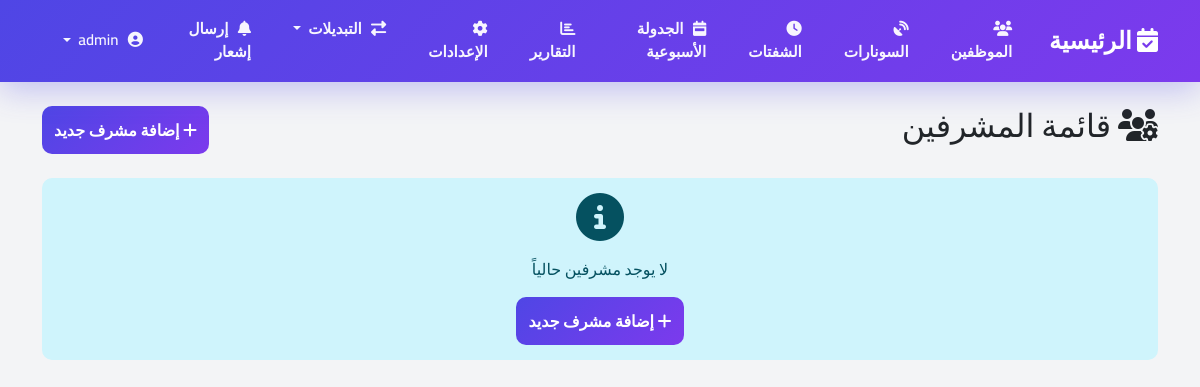
/accounts/supervisors/ (signed in), run on an earlier commit of the app's database.
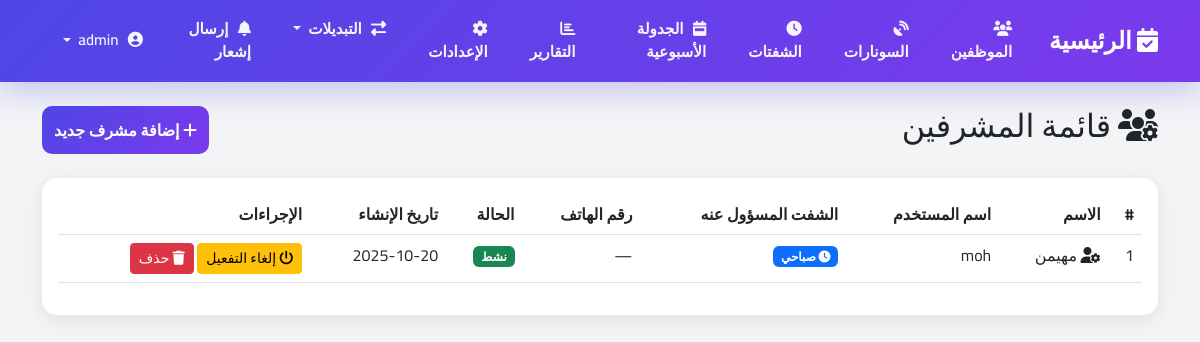
And on a later commit of the database.
### shifts/models.py (models this page shows, shortened)
class Supervisor(models.Model):
    user = models.OneToOneField(User, on_delete=models.CASCADE, related_name='supervisor_profile')
    name = models.CharField(max_length=100, verbose_name='اسم المشرف')
    phone = models.CharField(max_length=20, blank=True, null=True, verbose_name='رقم الهاتف')
    assigned_shift = models.ForeignKey('Shift', on_delete=models.SET_NULL, null=True, blank=True,
                                       related_name='supervisors', verbose_name='الشفت المسؤول عنه')
    is_active = models.BooleanField(default=True, verbose_name='نشط')
    created_at = models.DateTimeField(auto_now_add=True, verbose_name='تاريخ الإنشاء')
    created_by = models.ForeignKey(User, on_delete=models.SET_NULL, null=True, blank=True,
                                   related_name='created_supervisors', verbose_name='أنشئ بواسطة')
    class Meta:
        verbose_name = 'مشرف'
        verbose_name_plural = 'المشرفين'

class Shift(models.Model):
    SHIFT_CHOICES = [
        ('morning', 'صباحي'),
        ('evening', 'مسائي'),
        ('night', 'ليلي'),
    ]
    name = models.CharField(max_length=20, choices=SHIFT_CHOICES, unique=True)
    start_hour = models.IntegerField()
    end_hour = models.IntegerField()
    def __str__(self):
        return dict(self.SHIFT_CHOICES).get(self.name, self.name)

### shifts/views.py (the view)
# urls.py: path('accounts/supervisors/', views.supervisor_accounts_list, name='supervisor_accounts_list'),
@manager_required
def supervisor_accounts_list(request):
    if request.user.is_superuser:
        supervisors = Supervisor.objects.all().select_related('user').order_by('-created_at')
    else:
        supervisors = Supervisor.objects.filter(created_by=request.user).select_related('user').order_by('-created_at')
    context = {
        'supervisors': supervisors,
        'user_role': get_user_role(request.user)
    }
    return render(request, 'accounts/supervisor_list.html', context)

### templates/accounts/supervisor_list.html (shortened to what this page needs)
{% extends 'base.html' %}
{% block content %}
<div class="container py-4">
    <div class="d-flex justify-content-between align-items-center mb-4">
        <h2><i class="fas fa-users-cog"></i> قائمة المشرفين</h2>
        <a href="{% url 'supervisor_account_create' %}" class="btn btn-primary">
            <i class="fas fa-plus"></i> إضافة مشرف جديد
        </a>
    </div>
    {% if supervisors %}
    <div class="card">
        <div class="card-body">
            <div class="table-responsive">
                <table class="table table-hover">
                    <thead>
                        <tr>
                            <th>#</th>
                            <th>الاسم</th>
                            <th>اسم المستخدم</th>
                            <th>الشفت المسؤول عنه</th>
                            <th>رقم الهاتف</th>
                            <th>الحالة</th>
                            <th>تاريخ الإنشاء</th>
                            <th>الإجراءات</th>
                        </tr>
                    </thead>
                    <tbody>
                        {% for supervisor in supervisors %}
                        <tr>
                            <td>{{ forloop.counter }}</td>
                            <td><i class="fas fa-user-cog"></i> {{ supervisor.name }}</td>
                            <td>{{ supervisor.user.username }}</td>
                            <td>
                                {% if supervisor.assigned_shift %}
                                    <span class="badge bg-primary">
                                        <i class="fas fa-clock"></i> {{ supervisor.assigned_shift }}
                                    </span>
                                {% else %}
                                    <span class="text-muted">غير محدد</span>
                                {% endif %}
                            </td>
                            <td>{{ supervisor.phone|default:"—" }}</td>
                            <td>
                                {% if supervisor.is_active %}
                                    <span class="badge bg-success">نشط</span>
                                {% else %}
                                    <span class="badge bg-danger">معطل</span>
                                {% endif %}
                            </td>
                            <td>{{ supervisor.created_at|date:"Y-m-d" }}</td>
                            <td>
                                <a href="{% url 'supervisor_account_toggle' supervisor.pk %}"
                                   class="btn btn-sm {% if supervisor.is_active %}btn-warning{% else %}btn-success{% endif %}"
                                   onclick="return confirm('هل أنت متأكد؟')">
                                    <i class="fas fa-power-off"></i>
                                    {% if supervisor.is_active %}إلغاء التفعيل{% else %}تفعيل{% endif %}
                                </a>
                                <a href="{% url 'supervisor_account_delete' supervisor.pk %}"
                                   class="btn btn-sm btn-danger">
                                    <i class="fas fa-trash"></i> حذف
                                </a>
                            </td>
                        </tr>
                        {% endfor %}
                    </tbody>
                </table>
            </div>
        </div>
    </div>
    {% else %}
    <div class="alert alert-info text-center">
        <i class="fas fa-info-circle fa-3x mb-3"></i>
        <p>لا يوجد مشرفين حالياً</p>
        <a href="{% url 'supervisor_account_create' %}" class="btn btn-primary">
            <i class="fas fa-plus"></i> إضافة مشرف جديد
        </a>
    </div>
    {% endif %}
</div>
{% endblock %}

What changed in the data, as far as the page shows it:
added Supervisor: name "مهيمن", user.username "moh", assigned_shift "صباحي", phone "—", is_active "نشط", created_at "2025-10-20"
Also different on the page:
text no longer shown: "لا يوجد مشرفين حالياً إضافة مشرف جديد"
text now shown: "# الاسم اسم المستخدم الشفت المسؤول عنه رقم الهاتف الحالة تاريخ الإنشاء الإجراءات"
